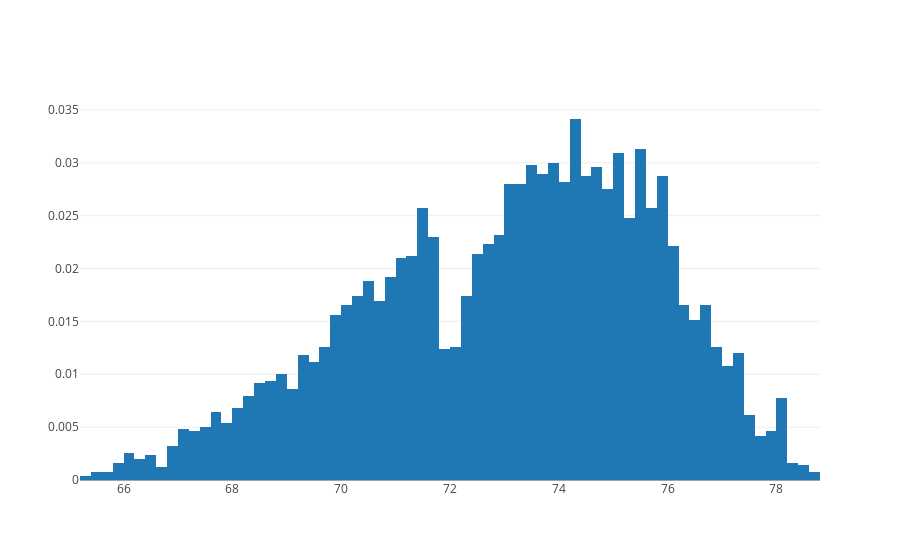

The notebook cell saved with this chart:
### Code cell
plotly.iplot(pyplot_data_norm)

### Figure 1 — Plotly figure (JSON) as saved in the notebook; plotly's stock layout.template omitted (floating-point values rounded to 4 significant figures; data arrays with more than 128 entries replaced by an {"elided": "..."} marker saying what was removed)
{"data": [{"histnorm": "probability", "type": "histogram", "uid": "30f364ba-4c3a-42e5-b00c-562a1dacf50d", "x": {"elided": "5570 float values"}}], "layout": {}}
